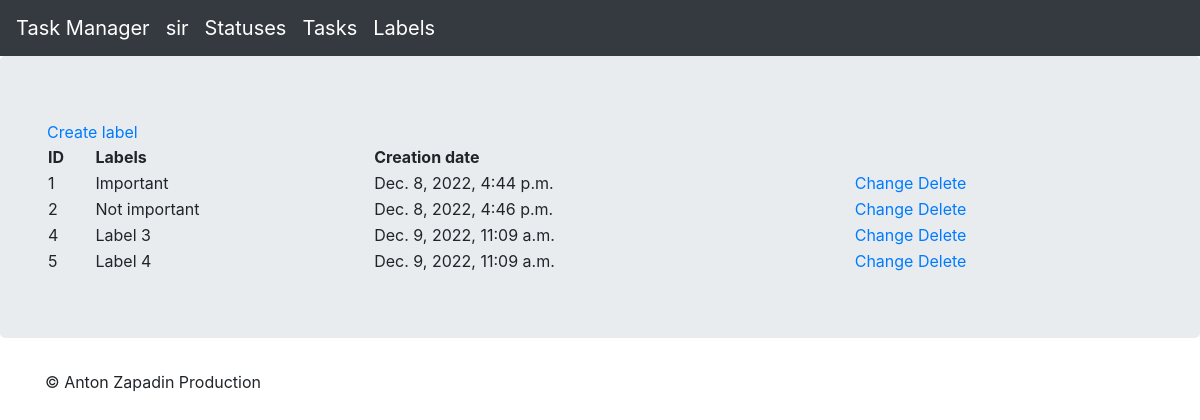
/labels (signed in), run on the app's committed database.
### labels/models.py (models this page shows, shortened)
class Labels(models.Model):
    name = models.CharField(
        unique=True,
        max_length=100,
        verbose_name=_('name'),
    )
    pub_date = models.DateTimeField(
        auto_now_add=True,
        verbose_name=_('creation date'),
    )

### labels/views.py (the view)
# urls.py: path('', views.LabelsView.as_view(), name='labels'),
class LabelsView(LoginRequiredMixin, View):
    login_url = 'login'
    def get(self, request, *args, **kwargs):
        labels_list = Labels.objects.all()
        context = {'labels_list': labels_list}
        return render(request, 'labels/labels_list.html', context=context)

### templates/labels/labels_list.html (shortened to what this page needs)
{% extends 'task_manager/base.html' %}
{% load i18n %}
{% block content %}
<div class="jumbotron">
    <div class="container">
        <table style = "width: 100%;">
            <a href=" {% url 'labels:labels_create' %}">{% trans "Create label"%}</a>
            <tr>
                <th>ID</th>
                <th>{% trans "Labels" %}</th>
                <th>{% trans "Creation date" %}</th>
            </tr>
            {% for label in labels_list %}
            <tr>
                <td>{{ label.id }}</td>
                <td>{{ label.name }}</td>
                <td>{{ label.pub_date }}</td>
                <td>
                    <a href=" {% url 'labels:labels_update' label.id %}">{% trans "Change" %}</a>
                    <a href=" {% url 'labels:labels_delete' label.id %}">{% trans "Delete" %}</a>
                </td>
            </tr>
            {% endfor %}
        </table>
    </div>
</div>
{% endblock %}

### templates/task_manager/base.html (shortened to what this page needs)
<!DOCTYPE html>
<html lang="en">
<head>
  {% load i18n %}
  <link href="/static/css/bootstrap.min.css" rel="stylesheet">
  <link href="/static/css/jumbotron.css" rel="stylesheet">
</head>
<body>
<nav class="navbar navbar-expand-md navbar-dark fixed-top bg-dark">
  <a class="navbar-brand" href="/">{% trans "Task Manager" %}</a>
  {% if request.user.is_authenticated %}
  <div class="navbar-brand">{{ request.user.username }}</div>
  <a class="navbar-brand" href="/statuses">{% trans "Statuses" %}</a>
  <a class="navbar-brand" href="/tasks">{% trans "Tasks" %}</a>
  <a class="navbar-brand" href="/labels">{% trans "Labels" %}</a>
  {% endif %}
</nav>
<main role="main">
{% block content %}{% endblock %}
</main>
<footer class="container">
  <p>&copy; Anton Zapadin Production</p>
</footer>
</body>
</html>

### static/css/jumbotron.css (style rules this page uses)
body { padding-top: 3.5rem; }

### data on the page
Labels: id "1", name "Important", pub_date "Dec. 8, 2022, 4:44 p.m."
Labels: id "2", name "Not important", pub_date "Dec. 8, 2022, 4:46 p.m."
Labels: id "4", name "Label 3", pub_date "Dec. 9, 2022, 11:09 a.m."
Labels: id "5", name "Label 4", pub_date "Dec. 9, 2022, 11:09 a.m."

### other printed values
{{ request.user.username }} "sir"
